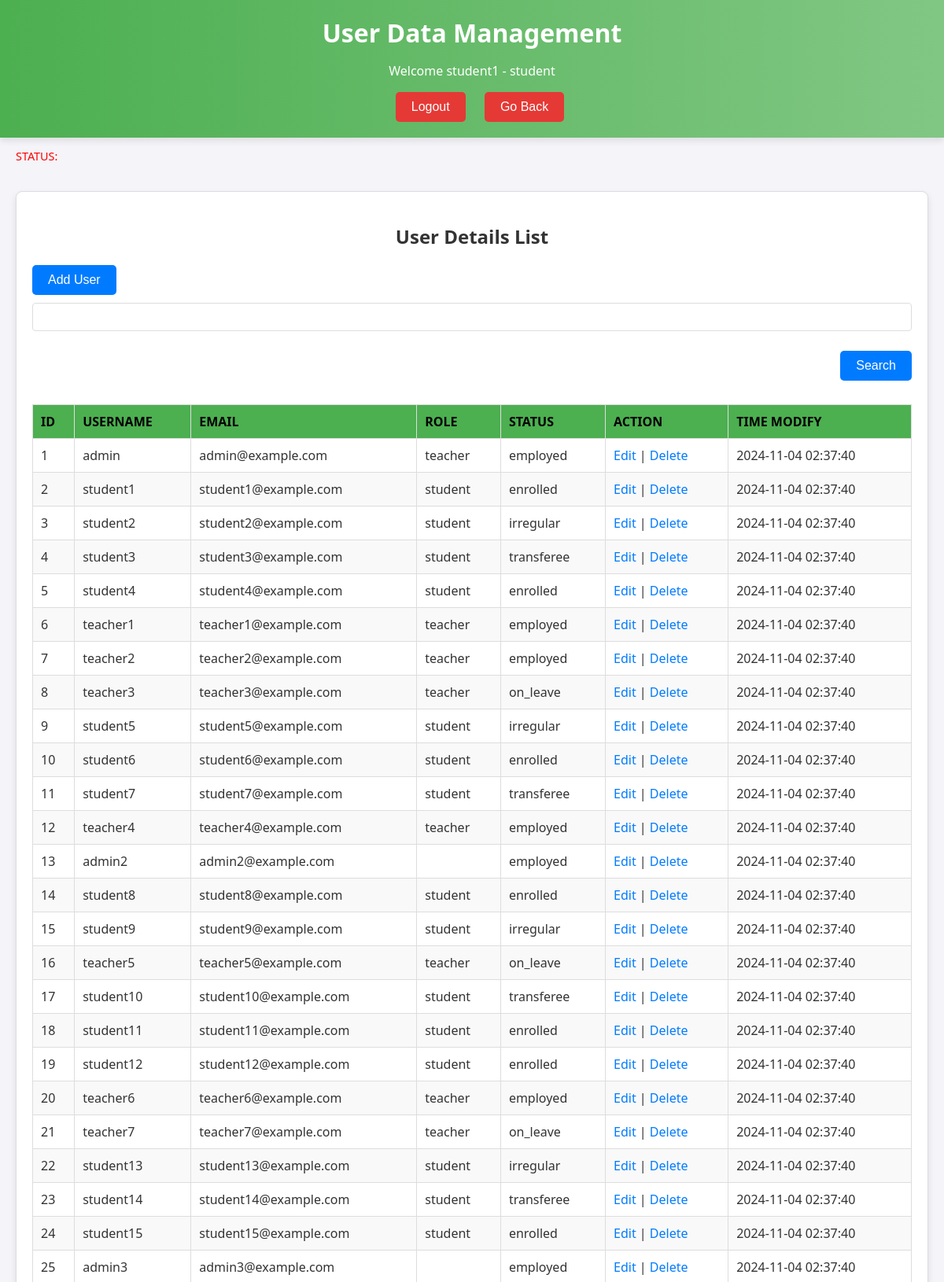
Page /userDatabaseDashboard.php (signed in, upper part) on the committed database.
### tables this page shows
CREATE TABLE users (
    id INT AUTO_INCREMENT PRIMARY KEY,
    user_text VARCHAR(50) NOT NULL UNIQUE,
    email_text VARCHAR(50) NOT NULL UNIQUE,
    pwd_text VARCHAR(255) NOT NULL,
    role_text ENUM('student', 'teacher') NOT NULL,
    status_text ENUM('enrolled', 'transferee', 'employed','on_leave', 'irregular') NOT NULL,
    time_modify TIMESTAMP DEFAULT CURRENT_TIMESTAMP ON UPDATE CURRENT_TIMESTAMP 
);

### server/credential.server.php (called while the page is built, shortened)
<?php
require 'config.server.php';
function fetchAllUsers() {
    global $conn;
    $data = [];
    $result = $conn->query("SELECT id, user_text, email_text, pwd_text, role_text, status_text, time_modify FROM users");
    if ($result) {
        while ($row = $result->fetch_assoc()) {
            $data[] = $row;
        }
    }
    return $data;
}
try {
    $result = $conn->query("SELECT id, user_text, email_text, pwd_text, role_text, status_text, time_modify FROM users");
} catch (Exception $e) {
    $error = "Error fetching data: " . $e->getMessage();
}

### userDatabaseDashboard.php (the view, shortened to what this page needs)
<?php
require 'server/credential.server.php';
$searchQuery = '';
if (isset($_GET['searching']) && !empty($_GET['searching'])) {
    $searchQuery = $_GET['searching'];
    $data = searchUsers($searchQuery);
} else {
    $data = fetchAllUsers();
}
?>
<!DOCTYPE html>
<html lang="en">
<head>
    <link rel="stylesheet" href="css/activty_style.css">
    <link rel="stylesheet" href="css/popup_style.css">
</head>
<body>
    <header>
        <h1>User Data Management</h1>
        <?php if (isset($_SESSION['username'])): ?>
        <p>Welcome <?php echo htmlspecialchars($_SESSION['username']); ?> -
            <?php echo htmlspecialchars($_SESSION['role_text']); ?>
        </p>
        <?php endif; ?>
        <form action="server/logout.server.php" method="POST" style="display: inline;">
            <button type="submit">Logout</button>
        </form>
        <form action="index.php" method="POST" style="display: inline;">
            <button type="submit">Go Back</button>
        </form>
    </header>
    <div class="error">
        <p>STATUS:</p>
    </div>
    <div class="container">
        <div class="table">
            <h2>User Details List</h2>
            <div class="line-div">
            <button onclick="showAddUserNotification()" , class="adduser">Add User</button>
            <form action="" method="GET" class="search-form">
                <input type="search" name="searching" id="searching" value="<?php echo htmlspecialchars($searchQuery); ?>">
                <button type="submit" class="adduser">Search</button>
            </form>
            </div>
            <table>
                <thead>
                    <tr>
                        <th>ID</th>
                        <th>Username</th>
                        <th>Email</th>
                        <th>Role</th>
                        <th>Status</th>
                        <th>Action</th>
                        <th>Time Modify</th>
                    </tr>
                </thead>
                <tbody>
                    <?php
                    foreach ($data as $row) {
                        echo "<tr>
                                <td>{$row['id']}</td>
                                <td>{$row['user_text']}</td>
                                <td>{$row['email_text']}</td>
                                <td>{$row['role_text']}</td>
                                <td>{$row['status_text']}</td>
                                <td>
                                    <a href='#' onclick='editUser({$row['id']}, \"{$row['user_text']}\", \"{$row['email_text']}\", \"{$row['pwd_text']}\", \"{$row['role_text']}\", \"{$row['status_text']}\")'>Edit</a> |
                                    <a href='userDatabaseDashboard.php?action=delete&id={$row['id']}' onclick='return confirm(\"Are you sure you want to delete this user?\");'>Delete</a>
                                </td>
                                <td>{$row['time_modify']}</td>
                              </tr>";
                    }
                    ?>
                </tbody>
            </table>
        </div>
    </div>
</body>
</html>

### css/activty_style.css (style rules this page uses)
body { font-family: "Segoe UI", Tahoma, Geneva, Verdana, sans-serif; margin: 0; padding: 0; background-color: #f4f4f9; color: #333; }
header { background: linear-gradient(90deg, #4caf50, #81c784); color: white; padding: 20px; text-align: center; box-shadow: 0 4px 8px rgba(0, 0, 0, 0.1); }
header h1 { margin: 0; font-size: 2em; }
header form { display: inline; margin-left: 20px; }
header button, .adduser { background-color: #e53935; color: white; border: none; padding: 10px 20px; border-radius: 5px; cursor: pointer; font-size: 16px; transition: background-color 0.3s ease; }
.adduser { margin: 10px 0; background-color: #007bff; color: white; }
.container { display: grid; grid-template-columns: repeat(auto-fit, minmax(200px, 1fr)); gap: 20px; padding: 20px; }
.table { background-color: white; border: 1px solid #ddd; border-radius: 8px; padding: 20px; box-shadow: 0 4px 8px rgba(0, 0, 0, 0.1); }
.table h2 { text-align: center; font-size: 1.5em; margin-bottom: 10px; }
table { width: 100%; border-collapse: collapse; margin-top: 20px; }
table th, table td { border: 1px solid #ddd; padding: 10px; text-align: left; }
table th { background-color: #4caf50; color: black; text-transform: uppercase; font-weight: bold; }
table tr:nth-child(even) { background-color: #f9f9f9; }
a { color: #007bff; text-decoration: none; }
.line-div { display: inline; }
.search-form { text-align: right; }

### css/popup_style.css (style rules this page uses)
.error { color: red; font-size: 0.9rem; margin-bottom: 10px; margin-left: 20px; }
.popup input, .popup select, #searching { padding: 8px; margin-bottom: 15px; border: 1px solid #ddd; border-radius: 4px; font-size: 1rem; width: 100%; box-sizing: border-box; }

### rows in the picture
users: id "1", user_text "admin", email_text "admin@example.com", role_text "teacher", status_text "employed", time_modify "2024-11-04 02:37:40"
users: id "2", user_text "student1", email_text "student1@example.com", role_text "student", status_text "enrolled", time_modify "2024-11-04 02:37:40"
users: id "3", user_text "student2", email_text "student2@example.com", role_text "student", status_text "irregular", time_modify "2024-11-04 02:37:40"
users: id "4", user_text "student3", email_text "student3@example.com", role_text "student", status_text "transferee", time_modify "2024-11-04 02:37:40"
users: id "5", user_text "student4", email_text "student4@example.com", role_text "student", status_text "enrolled", time_modify "2024-11-04 02:37:40"
users: id "6", user_text "teacher1", email_text "teacher1@example.com", role_text "teacher", status_text "employed", time_modify "2024-11-04 02:37:40"
users: id "7", user_text "teacher2", email_text "teacher2@example.com", role_text "teacher", status_text "employed", time_modify "2024-11-04 02:37:40"
users: id "8", user_text "teacher3", email_text "teacher3@example.com", role_text "teacher", status_text "on_leave", time_modify "2024-11-04 02:37:40"
users: id "9", user_text "student5", email_text "student5@example.com", role_text "student", status_text "irregular", time_modify "2024-11-04 02:37:40"
users: id "10", user_text "student6", email_text "student6@example.com", role_text "student", status_text "enrolled", time_modify "2024-11-04 02:37:40"
users: id "11", user_text "student7", email_text "student7@example.com", role_text "student", status_text "transferee", time_modify "2024-11-04 02:37:40"
users: id "12", user_text "teacher4", email_text "teacher4@example.com", role_text "teacher", status_text "employed", time_modify "2024-11-04 02:37:40"
users: id "13", user_text "admin2", email_text "admin2@example.com", status_text "employed", time_modify "2024-11-04 02:37:40"
users: id "14", user_text "student8", email_text "student8@example.com", role_text "student", status_text "enrolled", time_modify "2024-11-04 02:37:40"
users: id "15", user_text "student9", email_text "student9@example.com", role_text "student", status_text "irregular", time_modify "2024-11-04 02:37:40"
users: id "16", user_text "teacher5", email_text "teacher5@example.com", role_text "teacher", status_text "on_leave", time_modify "2024-11-04 02:37:40"
users: id "17", user_text "student10", email_text "student10@example.com", role_text "student", status_text "transferee", time_modify "2024-11-04 02:37:40"
users: id "18", user_text "student11", email_text "student11@example.com", role_text "student", status_text "enrolled", time_modify "2024-11-04 02:37:40"
users: id "19", user_text "student12", email_text "student12@example.com", role_text "student", status_text "enrolled", time_modify "2024-11-04 02:37:40"
users: id "20", user_text "teacher6", email_text "teacher6@example.com", role_text "teacher", status_text "employed", time_modify "2024-11-04 02:37:40"
users: id "21", user_text "teacher7", email_text "teacher7@example.com", role_text "teacher", status_text "on_leave", time_modify "2024-11-04 02:37:40"
users: id "22", user_text "student13", email_text "student13@example.com", role_text "student", status_text "irregular", time_modify "2024-11-04 02:37:40"
users: id "23", user_text "student14", email_text "student14@example.com", role_text "student", status_text "transferee", time_modify "2024-11-04 02:37:40"
users: id "24", user_text "student15", email_text "student15@example.com", role_text "student", status_text "enrolled", time_modify "2024-11-04 02:37:40"
users: id "25", user_text "admin3", email_text "admin3@example.com", status_text "employed", time_modify "2024-11-04 02:37:40"

### other values in the picture
$_SESSION['username'] "student1"
$_SESSION['role_text'] "student"
